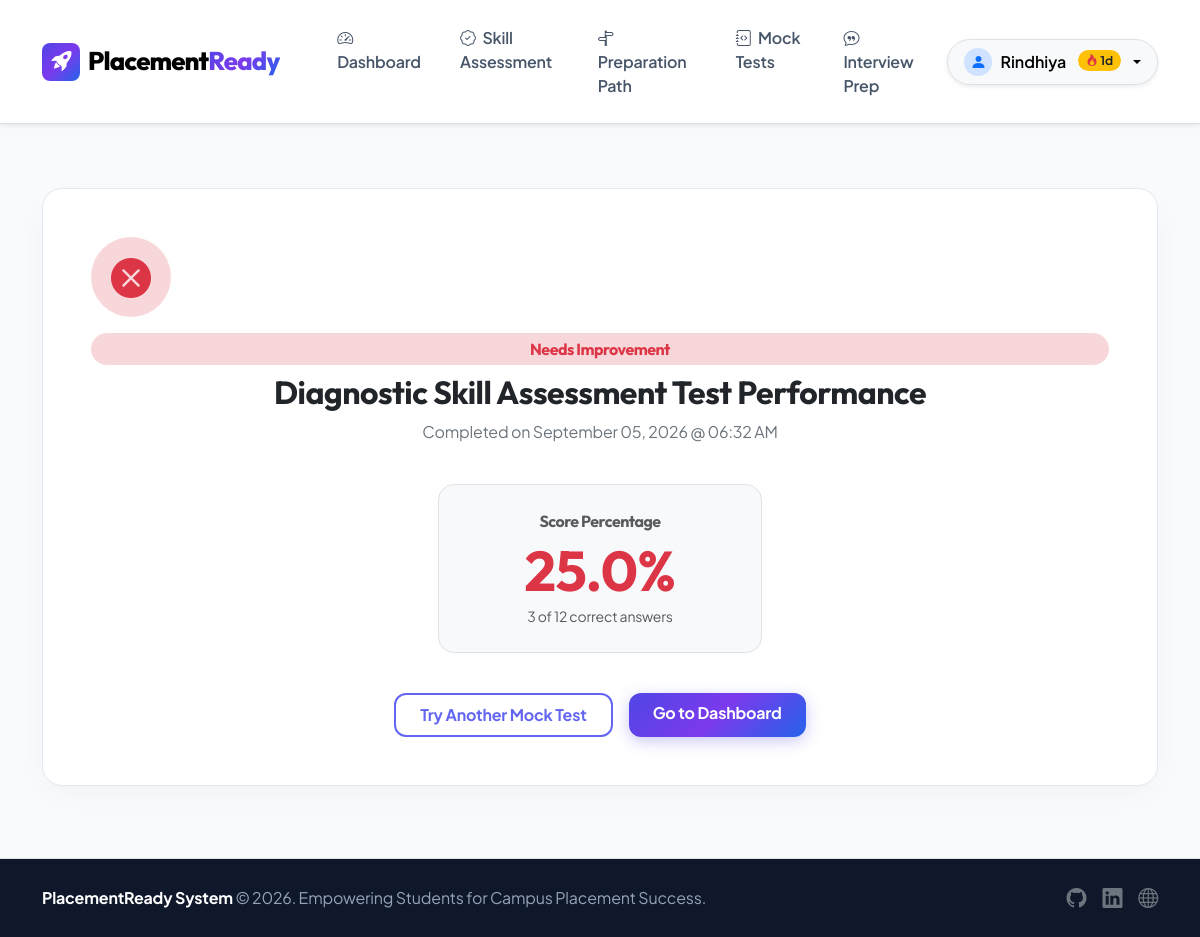
The page /test/result/3/ (signed in) on the database its author committed.
### placement_app/models.py (models this page shows, shortened)
class UserProfile(models.Model):
    LEVEL_CHOICES = [
        ('Beginner', 'Beginner'),
        ('Intermediate', 'Intermediate'),
        ('Advanced', 'Advanced'),
    ]
    YEAR_CHOICES = [
        ('1st Year', '1st Year'),
        ('2nd Year', '2nd Year'),
        ('3rd Year', '3rd Year'),
        ('Final Year', 'Final Year'),
    ]
    GRADE_TYPE_CHOICES = [
        ('CGPA', 'CGPA (out of 10)'),
        ('Percentage', 'Percentage (%)'),
    ]
    DEPARTMENT_CHOICES = [
        ('B.Sc Computer Science', 'B.Sc Computer Science'),
        ('B.Sc Information Technology', 'B.Sc Information Technology'),
        ('B.Sc Data Science', 'B.Sc Data Science'),
        ('B.Sc Computer Science with Artificial Intelligence', 'B.Sc Computer Science with Artificial Intelligence'),
        ('B.Sc Mathematics', 'B.Sc Mathematics'),
        ('B.Sc Physics', 'B.Sc Physics'),
        ('B.Sc Chemistry', 'B.Sc Chemistry'),
        ('B.Sc Biotechnology', 'B.Sc Biotechnology'),
        ('B.Sc Microbiology', 'B.Sc Microbiology'),
        ('B.Sc Psychology', 'B.Sc Psychology'),
        ('BCA', 'BCA (Bachelor of Computer Applications)'),
        ('B.Com General', 'B.Com General'),
        ('B.Com Computer Applications', 'B.Com Computer Applications'),
        ('B.Com Accounting & Finance', 'B.Com Accounting & Finance'),
        ('BBA', 'BBA (Bachelor of Business Administration)'),
        ('B.A English', 'B.A English'),
        ('B.A Tamil', 'B.A Tamil'),
        ('B.A Economics', 'B.A Economics'),
        ('B.A History', 'B.A History'),
        ('B.A Sociology', 'B.A Sociology'),
        ('B.A Visual Communication', 'B.A Visual Communication'),
        ('B.A Journalism', 'B.A Journalism'),
    ]
    user = models.OneToOneField(User, on_delete=models.CASCADE, related_name='profile')
    department = models.CharField(max_length=150, choices=DEPARTMENT_CHOICES, default="B.Sc Computer Science")
    year_of_study = models.CharField(max_length=20, choices=YEAR_CHOICES, default="Final Year")
    grade_type = models.CharField(max_length=20, choices=GRADE_TYPE_CHOICES, default="CGPA")
    score_value = models.FloatField(default=8.0, help_text="CGPA value or Percentage value")
    skills = models.TextField(blank=True, help_text="Comma-separated skills (e.g. Python, SQL, Accounting, Excel)")
    target_role = models.ForeignKey(JobRole, on_delete=models.SET_NULL, null=True, blank=True)
    custom_target_role = models.CharField(max_length=100, blank=True, help_text="Custom target job role if not in list")
    current_level = models.CharField(max_length=20, choices=LEVEL_CHOICES, default='Beginner')
    streak_count = models.IntegerField(default=0)
    last_activity_date = models.DateField(null=True, blank=True)
    profile_setup_completed = models.BooleanField(default=False)
    assessment_completed = models.BooleanField(default=False)

class TestResult(models.Model):
    user = models.ForeignKey(User, on_delete=models.CASCADE, related_name='test_results')
    test = models.ForeignKey(MockTest, on_delete=models.SET_NULL, null=True, blank=True, related_name='results')
    is_initial_assessment = models.BooleanField(default=False)
    total_questions = models.IntegerField()
    correct_answers = models.IntegerField()
    score_percentage = models.FloatField()
    category_scores = models.JSONField(default=dict, help_text="Category name to score percentage mapping")
    completed_at = models.DateTimeField(auto_now_add=True)

class MockTest(models.Model):
    title = models.CharField(max_length=200)
    description = models.TextField()
    category = models.ForeignKey(Category, on_delete=models.SET_NULL, null=True, blank=True)
    job_role = models.ForeignKey(JobRole, on_delete=models.SET_NULL, null=True, blank=True)
    duration_minutes = models.IntegerField(default=30)
    pass_percentage = models.IntegerField(default=60)
    questions = models.ManyToManyField(Question, related_name='mock_tests')
    created_at = models.DateTimeField(auto_now_add=True)

### placement_app/views.py (the view)
# urls.py: path('test/result/<int:result_id>/', views.test_result_view, name='test_result'),
@login_required
def test_result_view(request, result_id):
    result = get_object_or_404(TestResult, id=result_id, user=request.user)
    return render(request, 'placement_app/test_result.html', {'result': result})

### placement_app/templates/placement_app/test_result.html (shortened to what this page needs)
{% extends 'placement_app/base.html' %}
{% block content %}
<div class="container py-4">
    <div class="card card-custom p-4 p-md-5 bg-white text-center mb-4">
        {% if result.score_percentage >= result.test.pass_percentage|default:60 %}
            <div class="rounded-circle bg-success-subtle text-success p-3 d-inline-flex align-items-center justify-content-center mb-3" style="width: 80px; height: 80px;">
                <i class="bi bi-check-circle-fill fs-1"></i>
            </div>
            <span class="badge bg-success-subtle text-success fw-bold px-3 py-2 rounded-pill font-heading fs-6 mb-2">Passed</span>
        {% else %}
            <div class="rounded-circle bg-danger-subtle text-danger p-3 d-inline-flex align-items-center justify-content-center mb-3" style="width: 80px; height: 80px;">
                <i class="bi bi-x-circle-fill fs-1"></i>
            </div>
            <span class="badge bg-danger-subtle text-danger fw-bold px-3 py-2 rounded-pill font-heading fs-6 mb-2">Needs Improvement</span>
        {% endif %}
        <h2 class="font-heading fw-bold">{{ result.test.title|default:"Mock Test" }} Performance</h2>
        <p class="text-secondary">Completed on {{ result.completed_at|date:"F d, Y @ h:i A" }}</p>
        <div class="row justify-content-center my-4">
            <div class="col-md-4">
                <div class="p-4 bg-light rounded-4 border">
                    <span class="text-muted d-block font-heading mb-1">Score Percentage</span>
                    <h1 class="display-4 font-heading fw-bold {% if result.score_percentage >= 60 %}text-success{% else %}text-danger{% endif %} mb-0">
                        {{ result.score_percentage }}%
                    </h1>
                    <small class="text-muted">{{ result.correct_answers }} of {{ result.total_questions }} correct answers</small>
                </div>
            </div>
        </div>
        <div class="d-flex justify-content-center gap-3 mt-3">
            <a href="{% url 'mock_tests' %}" class="btn btn-outline-pr py-2 px-4">Try Another Mock Test</a>
            <a href="{% url 'dashboard' %}" class="btn btn-primary-pr py-2 px-4">Go to Dashboard</a>
        </div>
    </div>
</div>
{% endblock %}

### placement_app/templates/placement_app/base.html (shortened to what this page needs)
<!DOCTYPE html>
<html lang="en">
<head>
    <link href="https://cdn.jsdelivr.net/npm/bootstrap@5.3.2/dist/css/bootstrap.min.css" rel="stylesheet">
    <link rel="stylesheet" href="https://cdn.jsdelivr.net/npm/bootstrap-icons@1.11.2/font/bootstrap-icons.min.css">
</head>
<body>
    <nav class="navbar navbar-expand-lg navbar-light bg-white border-bottom sticky-top py-3 shadow-sm">
        <div class="container">
            <a class="navbar-brand d-flex align-items-center gap-2" href="{% url 'home' %}">
                <div class="rounded-3 bg-gradient-hero text-white p-2 d-flex align-items-center justify-content-center" style="width: 38px; height: 38px;">
                    <i class="bi bi-rocket-takeoff-fill fs-5"></i>
                </div>
                <span>Placement<span class="text-gradient">Ready</span></span>
            </a>
            <div class="collapse navbar-collapse" id="navbarNav">
                <ul class="navbar-nav me-auto ms-lg-4 gap-1">
                    {% if user.is_authenticated %}
                        {% if user.is_staff %}
                            <li class="nav-item"><a class="nav-link" href="{% url 'admin_dashboard' %}"><i class="bi bi-speedometer2 me-1"></i> Admin Panel</a></li>
                            <li class="nav-item"><a class="nav-link" href="{% url 'admin_questions' %}"><i class="bi bi-question-square me-1"></i> Questions</a></li>
                            <li class="nav-item"><a class="nav-link" href="{% url 'admin_topics' %}"><i class="bi bi-journal-bookmark me-1"></i> Topics</a></li>
                            <li class="nav-item"><a class="nav-link" href="{% url 'admin_tests' %}"><i class="bi bi-file-earmark-code me-1"></i> Mock Tests</a></li>
                        {% else %}
                            <li class="nav-item"><a class="nav-link {% if request.resolver_match.url_name == 'dashboard' %}active{% endif %}" href="{% url 'dashboard' %}"><i class="bi bi-speedometer2 me-1"></i> Dashboard</a></li>
                            <li class="nav-item"><a class="nav-link " href="{% url 'skill_assessment' %}"><i class="bi bi-patch-check me-1"></i> Skill Assessment</a></li>
                            <li class="nav-item"><a class="nav-link {% if request.resolver_match.url_name == 'roadmap' %}active{% endif %}" href="{% url 'roadmap' %}"><i class="bi bi-signpost-split me-1"></i> Preparation Path</a></li>
                            <li class="nav-item"><a class="nav-link {% if request.resolver_match.url_name == 'mock_tests' %}active{% endif %}" href="{% url 'mock_tests' %}"><i class="bi bi-journal-code me-1"></i> Mock Tests</a></li>
                            <li class="nav-item"><a class="nav-link " href="{% url 'interview_prep' %}"><i class="bi bi-chat-quote me-1"></i> Interview Prep</a></li>
                        {% endif %}
                    {% endif %}
                </ul>
                <div class="d-flex align-items-center gap-3 mt-3 mt-lg-0">
                    {% if user.is_authenticated %}
                        <div class="dropdown">
                            <button class="btn btn-light rounded-pill border dropdown-toggle px-3 py-2 fw-semibold d-flex align-items-center gap-2 shadow-sm" type="button" data-bs-toggle="dropdown">
                                <div class="rounded-circle bg-primary-subtle text-primary p-1 d-flex align-items-center justify-content-center" style="width: 28px; height: 28px;">
                                    <i class="bi bi-person-fill"></i>
                                </div>
                                <span>{{ user.first_name|default:user.username }}</span>
                                {% if user.profile.streak_count %}
                                    <span class="badge bg-warning text-dark rounded-pill ms-1"><i class="bi bi-fire text-danger"></i> {{ user.profile.streak_count }}d</span>
                                {% endif %}
                            </button>
                        </div>
                    {% else %}
                        <a href="{% url 'login' %}" class="btn btn-light rounded-pill border px-4 py-2 fw-semibold">Log In</a>
                        <a href="{% url 'register' %}" class="btn btn-primary-pr rounded-pill">Student Registration</a>
                    {% endif %}
                </div>
            </div>
        </div>
    </nav>
    <main class="py-4">
        {% block content %}{% endblock %}
    </main>
    <footer class="py-4 border-top">
        <div class="container text-center text-md-between d-flex flex-column flex-md-row align-items-center justify-content-between">
            <div class="mb-2 mb-md-0">
                <span class="fw-bold text-white">PlacementReady System</span> &copy; 2026. Empowering Students for Campus Placement Success.
            </div>
            <div class="d-flex gap-3 fs-5">
                <a href="#" class="text-secondary"><i class="bi bi-github"></i></a>
                <a href="#" class="text-secondary"><i class="bi bi-linkedin"></i></a>
                <a href="#" class="text-secondary"><i class="bi bi-globe"></i></a>
            </div>
        </div>
    </footer>
</body>
</html>

### placement_app/templates/placement_app/base.html (style rules this page uses)
:root { --pr-primary: #6366f1; --pr-primary-dark: #4f46e5; --pr-secondary: #06b6d4; --pr-accent: #f59e0b; --pr-dark: #0f172a; --pr-card-bg: #ffffff; --pr-body-bg: #f8fafc; --pr-gradient-hero: linear-gradient(135deg, #4f46e5 0%, #7c3aed 50%, #2563eb 100%); --pr-border-radius: 20px; }
body { font-family: 'Plus Jakarta Sans', sans-serif; background-color: var(--pr-body-bg); color: #334155; min-height: 100vh; display: flex; flex-direction: column; letter-spacing: -0.2px; }
h1, h2, h3, h4, h5, h6, .font-heading { font-family: 'Outfit', sans-serif; font-weight: 700; letter-spacing: -0.5px; }
.card-custom { background: #ffffff; border-radius: var(--pr-border-radius); border: 1px solid #e2e8f0; box-shadow: 0 10px 30px -5px rgba(0, 0, 0, 0.04); transition: all 0.3s ease; }
.text-gradient { background: var(--pr-gradient-hero); -webkit-background-clip: text; -webkit-text-fill-color: transparent; }
.bg-gradient-hero { background: var(--pr-gradient-hero); color: white; }
.btn-primary-pr { background: var(--pr-gradient-hero); border: none; color: white; font-weight: 700; border-radius: 12px; padding: 0.75rem 1.6rem; box-shadow: 0 4px 15px rgba(79, 70, 229, 0.3); transition: all 0.3s ease; }
.btn-outline-pr { border: 2px solid var(--pr-primary); color: var(--pr-primary); font-weight: 700; border-radius: 12px; padding: 0.75rem 1.6rem; transition: all 0.3s ease; }
.navbar-brand { font-family: 'Outfit', sans-serif; font-weight: 800; font-size: 1.6rem; letter-spacing: -0.8px; }
.nav-link { font-weight: 600; color: #475569; padding: 0.6rem 1.1rem !important; border-radius: 10px; transition: all 0.2s ease; }
footer { margin-top: auto; background-color: var(--pr-dark); color: #94a3b8; }

### rows shown on the page
TestResult: test "Diagnostic Skill Assessment Test", completed_at "September 05, 2026 @ 06:32 AM", score_percentage "25.0", correct_answers "3", total_questions "12"

### other values the page prints
{{ user.first_name|default:user.username }} "Rindhiya"
{{ user.profile.streak_count }} "1"
